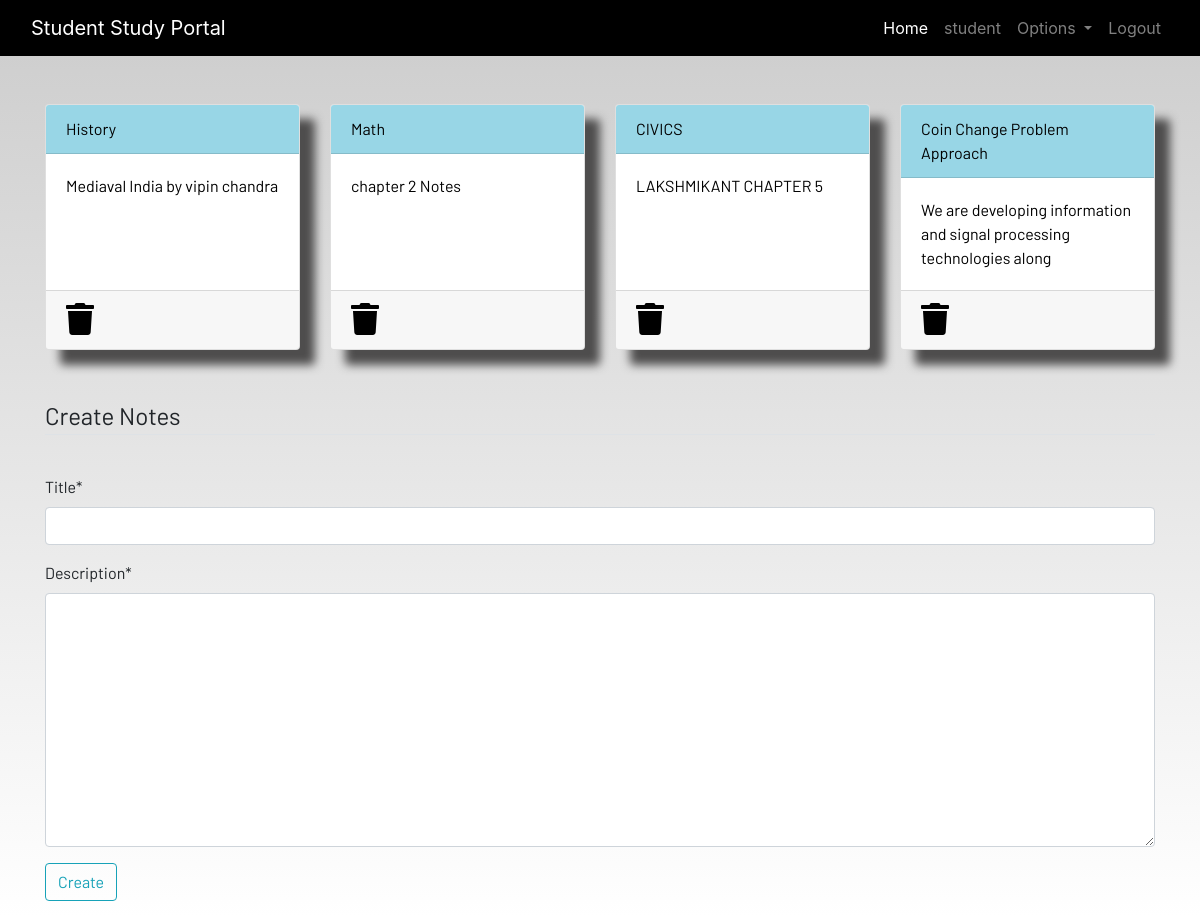
Screenshot of /notes (signed in) with the database file from the repository.
### app01/models.py (models this page shows, shortened)
class Notes(models.Model):
    user = models.ForeignKey(User, on_delete=models.CASCADE)
    title = models.CharField(max_length=200)
    description = models.TextField()

### app01/views.py (the view)
# urls.py: path('notes', views.notes, name="notes"),
@login_required
def notes(request):
    if request.method == 'POST':
        form = NotesForm(request.POST)
        if form.is_valid():
            notes = Notes(user=request.user, title=request.POST['title'],
                          description=request.POST['description'])
            notes.save()
        messages.success(
            request, f"Notes Added from {request.user.username} successfully")
    else:
        form = NotesForm()
    notes = Notes.objects.filter(user=request.user)
    context = {'notes': notes, 'form': form}
    return render(request, 'dashboard/notes.html', context)

### app01/forms.py
class NotesForm(forms.ModelForm):
    class Meta:
        model = Notes
        fields = ['title', 'description']

### app01/template/dashboard/notes.html (shortened to what this page needs)
{% extends 'dashboard/base.html' %}
{% load static %}
{% load crispy_forms_tags %}
{% block content %}
<div class="container">
    <div class="row">
        {% for note in notes %}
        <div class="col-md-3">
             <a href="{% url 'detail' note.id %}">
                <div class="card">
                    <div class="card-header">{{note.title}}</div>
                    <div class="card-body">{{note.description|slice:"0:70"}}</div>
                    <div class="card-footer mt-auto "><a href="{% url 'delete_notes' note.id %}">
                        <i class="fa fa-trash fa-2x"></i></a>
                    </div>
                </div>
            </a>
        </div>
        {% endfor %}
        <br><br>
    </div>
</div>
<br><br>
<div class="container">
    <form method="POST">
        <fieldset class="form-group">
            <legend class="border-bottom mb-4">Create Notes</legend>
        </fieldset>
        {{form|crispy}}
        <div class="form-group">
            <button href="" class="btn btn-outline-info" type="submit">
                Create
            </button>
        </div>
    </form>
</div>
{% endblock content %}

### app01/template/dashboard/base.html (shortened to what this page needs)
<!DOCTYPE html>
{% load static %}
<html lang="en">
<head>
  <link rel="stylesheet" href="https://stackpath.bootstrapcdn.com/bootstrap/4.3.1/css/bootstrap.min.css"
 />
  <link rel="stylesheet" href="https://use.fontawesome.com/releases/v5.7.2/css/all.css"
 />
  <link rel="stylesheet" href="{% static 'css/main.css' %}" />
</head>
<body>
  <header>
    <nav class="navbar navbar-expand-lg navbar-dark bg-dark">
      <div class="container-fluid">
        <a class="navbar-brand" href="{% url 'home' %}">Student Study Portal</a>
        <div class="collapse navbar-collapse justify-content-end" id="navbarSupportedContent">
          <ul class="navbar-nav mb-2 mb-lg-0">
            <li class="nav-item">
              <a class="nav-link active" aria-current="page" href="{% url 'home' %}">Home</a>
            </li>
            {% if user.is_authenticated %}
            <li class="nav-item">
              <a class="nav-link" href="#">{{user.username}}</a>
            </li>
            <li class="nav-item dropdown">
              <a class="nav-link dropdown-toggle" href="#" id="navbarDropdown" role="button" data-toggle="dropdown"
                aria-haspopup="true" aria-expanded="false">
                Options
              </a>
            </li>
            <li class="nav-item">
              <a class="nav-link" href="{% url 'logout' %}">Logout</a>
            </li>
            {% endif %}
          </ul>
        </div>
      </div>
    </nav>
  </header>
  <br /><br />
  <main>
    {% block content %}
    {% endblock content %}
  </main>
</body>
</html>

### static/css/main.css (style rules this page uses)
html { scroll-behavior: smooth; height: 100%; width: 100%; }
main { font-family: Barlow, Quicksand, Rubik, sans-serif, serif, 'Times New Roman', Times, serif !important; }
.navbar { background-color: rgb(0, 0, 0) !important; }
.card { box-shadow: 15px 15px 10px rgb(78, 77, 77); }
a { text-decoration: none !important; color: black; }
.card-header { color: black !important; background: rgb(152, 214, 230) !important; transition: 0.3s ease-in; }
html, body { max-width: 100%; overflow-x: hidden; height: 100%; width: 100%; }
body { background: linear-gradient(rgba(0, 0, 0, 0.2), rgba(255, 255, 255, 0.5)); overflow-x: hidden; background-repeat: no-repeat; }
.card-header { background-color: rgb(133, 204, 231); }
.col-md-3 .card { width: 100%; height: 100%; }
.fa { color: black; }

### rows the page displays
Notes: title "History", description "Mediaval India by vipin chandra"
Notes: title "Math", description "chapter 2 Notes"
Notes: title "CIVICS", description "LAKSHMIKANT CHAPTER 5"
Notes: title "Coin Change Problem Approach", description "We are developing information and signal processing technologies along"

### other values shown
{{ user.username }} "student"
